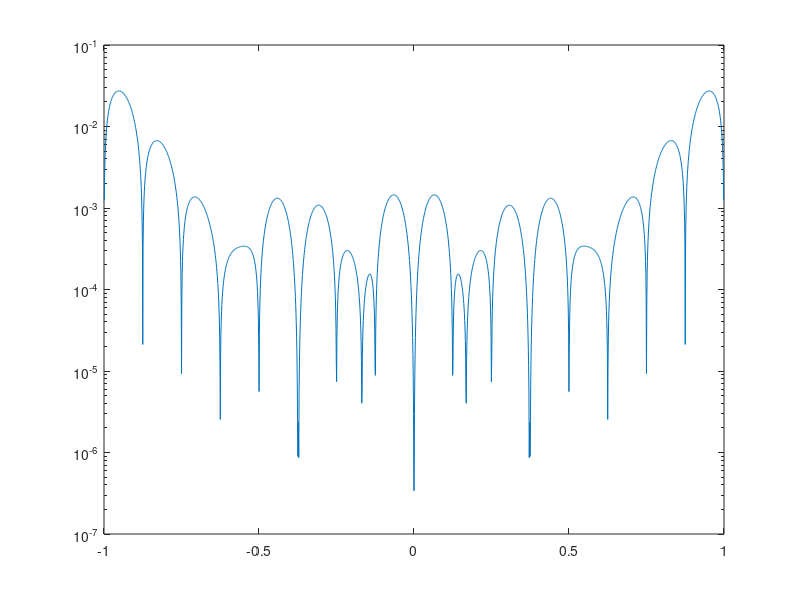

Write the MATLAB code that produced this figure.
%{
    f(x)定义在[-1,1]上
    求用节点处二阶导数M表示的三次样条插值函数，令S'(-1) = S'(1) = 0
    采用等距插值
    最终得到等距测试点v上的逐点误差，画出散点图
%} 

%解各内部插值点二次导数值满足的线性方程组A * M = F
n = 2^4;%区间数
h = 2/n;%步长
x = -1:h:1;
y = sin(4 * (x .^ 2)) + (sin(4 * x) .^ 2);
f = @(x)sin(4 * (x .^ 2)) + (sin(4 * x) .^ 2);

A = eye(n+1) * 2;
%M = zeros(n+1,1);%不用预分配，等会会直接创建
F = zeros(n+1,1);

A(1,1) = 2;
A(1,2) = 1;
for i = 2:n
    A(i,i-1) = 0.5;
    A(i,i+1) = 0.5;
end
A(n+1,n) = 1;
A(n+1,n+1) = 2;

F(1) = 6 * (y(2) - y(1)) / h^2; 
for i = 2:n
    F(i) = 3 * (y(i+1) - (2 * y(i)) + y(i-1)) / (h^2);
end
F(n+1) = -6 * (y(n+1) - y(n)) / h^2;

M = A\F;
%{
这段代码画出原函数和插值函数的对比图，用于检查是否插值成功

fplot(f,[-1 1],'r')
hold on
for i = 2:n+1
    S = @(s)(1 / (6 * h)) * ((x(i) - s).^3 * M(i-1) + (s - x(i-1)).^3 * M(i) ...
     + (6 * y(i-1) - M(i-1) * h^2) * (x(i) - s) + (6 * y(i) - M(i) * h^2) * (s - x(i-1)));
    fplot(S,[x(i-1) x(i)],'b')
end
hold off

%} 

%S{1,n+1} = @(z)0;%不知道为什么这样子预分配元胞数组的话，后面会出错
S = cell(1,n+1);%元胞数组，用来存每段多项式函数句柄（注意S(1)没用到，这是因为matlab奇怪的从1开始的下标导致的）
for i = 2:n+1
    S{i} = @(s)(1 / (6 * h)) * ((x(i) - s).^3 * M(i-1) + (s - x(i-1)).^3 * M(i) ...
     + (6 * y(i-1) - M(i-1) * h^2) * (x(i) - s) + (6 * y(i) - M(i) * h^2) * (s - x(i-1)));
end

d = 2000;%等距节点数
v = linspace(-1,1,d);%等距节点
error = zeros(1,d);
error(d) = 0;
segment = 2;%用于指示现在用到第几个S了
for i = 1:d
    if v(i) <= x(segment)
        error(i) = S{segment}(v(i)) - f(v(i));
    else
        segment = segment + 1;
        error(i) = S{segment}(v(i)) - f(v(i));
    end
end

%scatter(v, error);%逐点误差线性散点图
semilogy(v,abs(error));%逐点误差半对数图散点图
